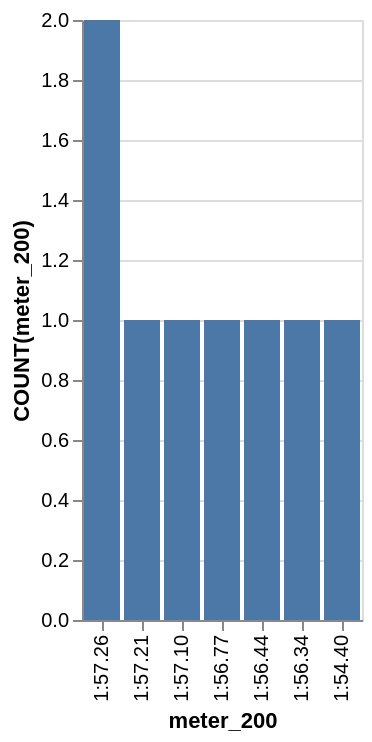

Here is the Vega-Lite specification saved for this chart:
### Vega-Lite specification from a JSON file in a GitHub repository (floating-point values rounded to 4 significant figures)
{"data": {"values": [{"x_data": "1:57.26", "y_data": 2}, {"x_data": "1:57.21", "y_data": 1}, {"x_data": "1:57.10", "y_data": 1}, {"x_data": "1:56.77", "y_data": 1}, {"x_data": "1:56.44", "y_data": 1}, {"x_data": "1:56.34", "y_data": 1}, {"x_data": "1:54.40", "y_data": 1}]}, "mark": "bar", "encoding": {"x": {"field": "x_data", "type": "nominal", "title": "meter_200", "sort": "descending"}, "y": {"field": "y_data", "type": "quantitative", "title": "COUNT(meter_200)"}}}
